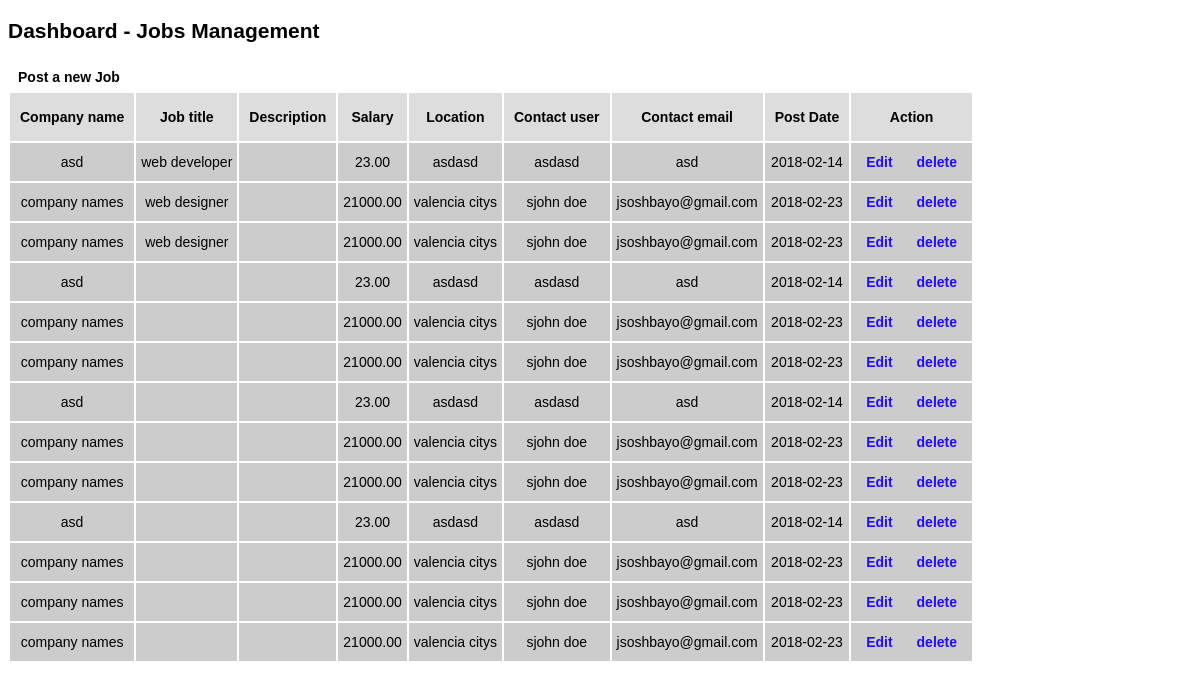
/Jobs.php, run on the app's committed database.
### tables this page shows
CREATE TABLE `tbljobs` (
  `id` int(11) NOT NULL,
  `category_id` int(11) NOT NULL,
  `company` varchar(50) NOT NULL,
  `job_title` varchar(150) NOT NULL,
  `description` text NOT NULL,
  `salary` decimal(10,2) NOT NULL,
  `location` text NOT NULL,
  `contact_user` varchar(50) NOT NULL,
  `contact_email` varchar(100) NOT NULL,
  `post_date` date NOT NULL
);

### include/database.php (called while the page is built, shortened)
<?php
class Database
{
	public $connection;
	public function open_connection()
	{
		$this->connection = mysqli_connect(DB_HOST,
            DB_USER,
            DB_PASS,
            DB_NAME);
	}
	public function query($sql)
	{
		$result = mysqli_query($this->connection, $sql);
		return $result;
	}
}
$db = new Database();
?>

### include/db_object.php (called while the page is built, shortened)
<?php
class DB_Object
{
	public static function find_all() {
		return static::find_by_query("SELECT * FROM " . static::$db_table . "");
	}
	public static function find_by_query($sql)
	{
		global $db;
		$result_set = $db->query($sql);
		$the_object_array = array();
		while($row = mysqli_fetch_array($result_set)) {
			$the_object_array[] = static::instantiation($row);
		}
		return $the_object_array;
	}
	public static function instantiation($the_record){
		$the_object = new $calling_class;
		foreach($the_record as $the_attribute => $value)
		{
			if($the_object->has_the_attribute($the_attribute)) {
				$the_object->$the_attribute = $value;
			}
		}
        return $the_object;
	}
	private function has_the_attribute($the_attribute)
	{
		$object_properties = get_object_vars($this);
		return array_key_exists($the_attribute, $object_properties);
	}
}
?>

### Jobs.php (the view, shortened to what this page needs)
<!DOCTYPE html>
<html>
<head>
</head>
<body>
<h2>Dashboard - Jobs Management</h2>
<a href="job_add.php" style="color:black;">Post a new Job</a>
<br>
<?php $jobs = Jobs::find_all(); ?>
<table>
    <thead>
    <tr>
        <th>Company name</th>
        <th>Job title</th>
        <th>Description</th>
        <th>Salary</th>
        <th>Location</th>
        <th>Contact user</th>
        <th>Contact email</th>
        <th>Post Date</th>
        <th>Action</th>
    </tr>
    </thead>
    <tbody>
    <?php foreach ($jobs as $job) : ?>
        <tr>
            <td><?= $job->company; ?></td>
            <td><?= $job->job_title; ?></td>
            <td><?= $job->description; ?></td>
            <td><?= $job->salary; ?></td>
            <td><?= $job->location; ?></td>
            <td><?= $job->contact_user; ?></td>
            <td><?= $job->contact_email; ?></td>
            <td><?= $job->post_date; ?></td>
            <td>
                <a href="job_edit.php?id=<?= $job->id; ?>">Edit</a>
                <a href="job_delete.php?id=<?= $job->id; ?>">delete</a>
            </td>
        </tr>
    <?php endforeach; ?>
    </tbody>
</table>
</body>
</html>

### Jobs.php (style rules this page uses)
body { line-height: 2em; font-family: Helvetica, serif; font-size: 14px; }
thead { background: #ddd; }
tbody { background: #ccc; text-align: center; }
tbody td { padding: 5px; }
thead th { padding: 10px; }
a { text-decoration: none; color: #230cff; font-weight: 700; padding: 10px; }

### data on the page
tbljobs: company "asd", job_title "web developer", salary "23.00", location "asdasd", contact_user "asdasd", contact_email "asd", post_date "2018-02-14"
tbljobs: company "company names", job_title "web designer", salary "21000.00", location "valencia citys", contact_user "sjohn doe", contact_email "jsoshbayo@gmail.com", post_date "2018-02-23"
tbljobs: company "asd", salary "23.00", location "asdasd", contact_user "asdasd", contact_email "asd", post_date "2018-02-14"
tbljobs: company "company names", salary "21000.00", location "valencia citys", contact_user "sjohn doe", contact_email "jsoshbayo@gmail.com", post_date "2018-02-23"
tbljobs: company "company names", salary "21000.00", location "valencia citys", contact_user "sjohn doe", contact_email "jsoshbayo@gmail.com", post_date "2018-02-23"
tbljobs: company "asd", salary "23.00", location "asdasd", contact_user "asdasd", contact_email "asd", post_date "2018-02-14"
tbljobs: company "company names", salary "21000.00", location "valencia citys", contact_user "sjohn doe", contact_email "jsoshbayo@gmail.com", post_date "2018-02-23"
tbljobs: company "company names", salary "21000.00", location "valencia citys", contact_user "sjohn doe", contact_email "jsoshbayo@gmail.com", post_date "2018-02-23"
tbljobs: company "asd", salary "23.00", location "asdasd", contact_user "asdasd", contact_email "asd", post_date "2018-02-14"
tbljobs: company "company names", salary "21000.00", location "valencia citys", contact_user "sjohn doe", contact_email "jsoshbayo@gmail.com", post_date "2018-02-23"
tbljobs: company "company names", salary "21000.00", location "valencia citys", contact_user "sjohn doe", contact_email "jsoshbayo@gmail.com", post_date "2018-02-23"
tbljobs: company "company names", salary "21000.00", location "valencia citys", contact_user "sjohn doe", contact_email "jsoshbayo@gmail.com", post_date "2018-02-23"

### other printed values
$job->company "company names"
$job->job_title "web designer"
$job->salary "21000.00"
$job->location "valencia citys"
$job->contact_user "sjohn doe"
$job->contact_email "jsoshbayo@gmail.com"
$job->post_date "2018-02-23"
